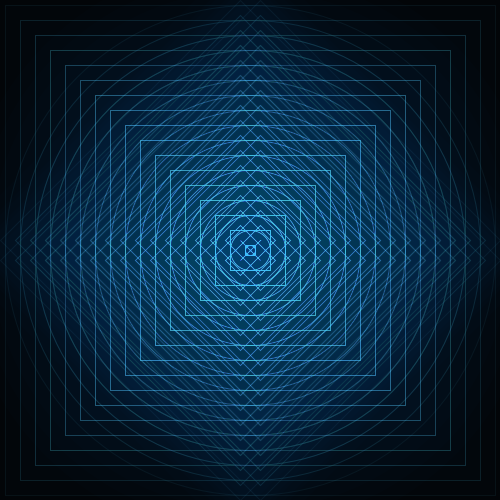
Frame 1 (no input)
Frame 60 (the mouse pressed at the canvas centre just before this capture): identical to frame 1, image omitted
Frame 120 (the mouse held since frame 60 and released just before this capture): identical to frame 1, image omitted

The Processing sketch that drew this single still picture (run headless with seeded random() and noise(); from frame 60 on, the mouse is pressed at the canvas centre):

// Processing sketch: processing_31908
// ── processing_31908.pde

int xPos = 0;
int yPos = 0;
int quadXPos1 = 240;
int quadYPos1 = 240;
int quadXPos2 = 260;
int quadYPos2 = 260;
int quadXPos3 = 260;
int quadYPos3 = 260;
int quadXPos4 = 240;
int quadYPos4 = 240;

int quad3XPos1 = 260; 
int quad3YPos1 = 240; //225
int quad3XPos2 = 260; //275
int quad3YPos2 = 240;
int quad3XPos3 = 240; 
int quad3YPos3 = 260; //275
int quad3XPos4 = 240; //225
int quad3YPos4 = 260;

int shapeSize = 10;
int count = 0;
int trans = 255;

void setup(){
  size(500, 500);
  background(2);
 
  smooth();
  fill(0,90,212,2);
  rectMode(CENTER);
  frameRate(10);
}

void draw(){
  
  while (count<20){
     stroke(77,218,255,trans);
    ellipse (250,250,shapeSize,shapeSize);
    rect (250,250,shapeSize,shapeSize);
    quad (quadXPos1,quadYPos1,quadXPos2,quadYPos2,quadXPos3,quadYPos3,quadXPos4,quadYPos4);
    quad (quad3XPos1,quad3YPos1,quad3XPos2,quad3YPos2,quad3XPos3,quad3YPos3,quad3XPos4,quad3YPos4);
    
    
    shapeSize = shapeSize+30;
    trans = trans - 15;
     quadXPos1 = quadXPos1;
     quadYPos1 = quadYPos1 -15;
     quadXPos2 = quadXPos2 +15;
     quadYPos2 = quadYPos2;
     quadXPos3 = quadXPos3;
     quadYPos3 = quadYPos3 +15;
     quadXPos4 = quadXPos4 -15;
     quadYPos4 = quadYPos4;
     
     
     quad3XPos1 = quad3XPos1;
     quad3YPos1 = quad3YPos1 -15;
     quad3XPos2 = quad3XPos2 +15;
     quad3YPos2 = quad3YPos2;
     quad3XPos3 = quad3XPos3;
     quad3YPos3 = quad3YPos3 +15;
     quad3XPos4 = quad3XPos4 -15;
     quad3YPos4 = quad3YPos4;
     
     
    count++;
  }
  xPos = xPos + 100;
  shapeSize = 10;

  
  if(xPos>500){
    xPos = xPos + 15;
    yPos = yPos + 70;
    xPos = 0;
    
  }
  if(yPos>500){
    xPos=0;
    yPos=0;
  }

}
